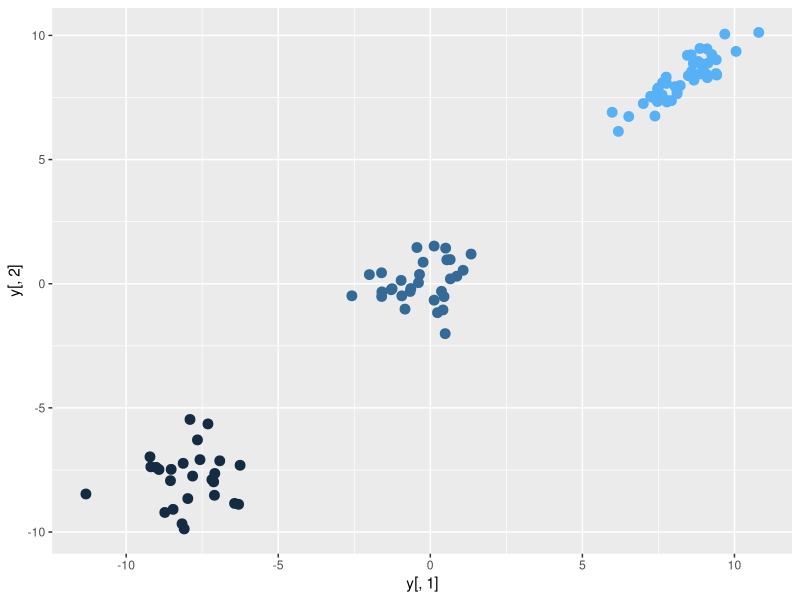

The R source for this figure:
#Dirichlet process prior
library(mvtnorm)
library(ggplot2)
set.seed(111)
n <- 100
p <- 2
nc0<-3
w0<- c(1/3,1/3,1/3)
cp0 <- sample(1:nc0,prob=w0,size=n,replace=TRUE)#component
mus0 <- cbind(c(-8,0,8),c(-8,0,8))
sds0 <- array(dim=c(p,p,nc0))
sds0[,,1]<-diag(p)
sds0[,,2]<-matrix(c(1,0.3,0.3,1),nrow=p)
sds0[,,3]<-matrix(c(1,0.8,0.8,1),nrow=p)
#y <- rnorm(n,mean=mus0[cp0],sd=sqrt(sds0[cp0]))
y <- matrix(ncol=p,nrow=n)
for (i in 1:n){
  y[i,] <- rmvnorm(1, mean = mus0[cp0[i],] , sigma = sds0[,,cp0[i]])
}
ggplot(as.data.frame(y), aes(x = y[,1], y = y[,2])) + geom_point(aes(col=cp0), size=3) + theme(legend.position="None")
#B. initial value####################################################
#prior for theta##############################B
mu0 <- rep(0,p)
k0 <- 0.1
v0 <- 2
T0 <- diag(p)
#prior for c
c<-1
#initial values
Nc <- n#######################################D
Ncy <- NULL
Nc_all <- NULL
delta <- c(1:n)#indicator variable############E
s <- exp(-delta)#deterministic decreasing sequence
theta <-  array(1, dim=c((p+1),p,n))#initial for theta###B
delta_all <- NULL
m_all <- NULL
v <- NULL
w <- NULL
u <- NULL#latent variable 1###################
#big loop##################################################################
I <- 1#total number of iterations
#big loop##################################################################
IN <- 1000
repeat{
  
  #1. updata oc,m
  oc <- vector("list",Nc)
  m <- NULL
  for (j in 1:Nc)
  {
    oc[[j]] <- which(delta==j)
    m[j] <- length(oc[[j]])
  }
  m_all <- c(m_all,length(which(m!=0)))#record all non-empty number of groups
  #2. update theta
  for (j in 1:Nc)
  {
    if (m[j]!=0){
      if ((m[j]==1)){
        ksi <- y[oc[[j]],]
        d <- matrix(0,nrow=p,ncol=p)
      }else{
        ksi <- colMeans(y[oc[[j]],])
        d <- matrix(0,nrow=p,ncol=p)
        for (i in 1:m[j]){
          d <- d+(y[oc[[j]][i],]-ksi)%*%t((y[oc[[j]][i],]-ksi))
        }
      }
      lambda1 <- v0+m[j]
      lambda2 <- solve(T0)+d+(k0*m[j]*(ksi-mu0)%*%t(ksi-mu0))/(k0+m[j])#inverse matrix
      mu1 <- (k0*mu0+m[j]*ksi)/(k0+m[j])
      mu2 <- k0+m[j]
      lambda <- rWishart(1,df=lambda1,Sigma=solve(lambda2))[,,1]#matrix
      mu <- rmvnorm(1,mean = mu1, sigma = solve(mu2*lambda))#vector
    } else {
      lambda <- rWishart(1,df=v0,Sigma=T0)[,,1]
      mu <- rmvnorm(1,mean = mu0, sigma = solve(k0*lambda))
    }
    theta[,,j]<-rbind(mu,lambda)#results from last iteration
  }
  #3. update v
  for (j in 1:(Nc-1)){
    v[j] <- rbeta(1,(1+m[j]),(c+cumsum(m[(j+1):Nc])))
  }
  v[Nc] <- rbeta(1,(1+m[Nc]),c)
  
  #4. update u
  for (ia in 1:n){
    u[ia] <- runif(1,0,s[delta[ia]])
    Ncy[ia] <- max(which(u[ia]<s))
  }
  Nc <- max(Ncy)#new number of groups
  Nc_all <- c(Nc_all, Nc)#record all max number of groups
  
  #5. update w  
  w[1]<-v[1]
  for (id in (2:Nc)){
    w[id]<-v[id]*prod(1-v[1:(id-1)])
  }
  
  #6. update delta
  prb<-matrix(nrow=n,ncol=Nc)
  for (ie in 1:n){
    for (je in (1:Nc)){
      if (s[je]>u[ie]){
        prb[ie,je]<-w[je]*dmvnorm(y[ie,],mean=theta[1,,je],sigma=solve(theta[-1,,je]))/s[je]
        }else{
        prb[ie,je]<-0
      }
    }
  }
  delta <- max.col(prb)
  delta_all <- rbind(delta_all, delta)#record all group allocation

  I<-I+1
  if (I>IN)
    break
}

m_all[400:500]

cluster<-m_all[-1:-500]
average<-NULL
for (i in 1:length(cluster)){
  average[i]<-mean(cluster[1:i])
}
average[length(cluster)]

